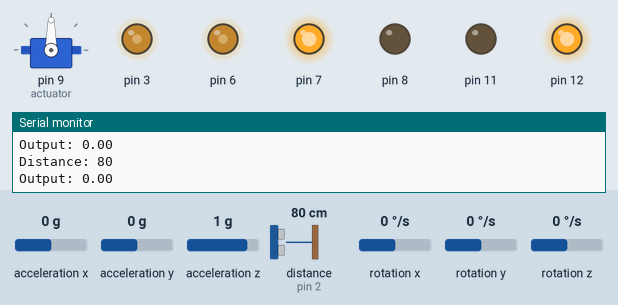
The sketch below on a simulated Arduino Uno, built with avr-gcc and run on an emulated ATmega328P. On the bench: servo, output pins drawn as LEDs (lit = HIGH), the last lines printed to the serial monitor. The test bench sets the inputs (shaded band); at power-on: distance to the obstacle (sensor on pin 2) 80 cm, acceleration x 0 g, acceleration y 0 g, acceleration z 1 g, rotation x 0 °/s, rotation y 0 °/s, rotation z 0 °/s. The echo pulse lasts 58.3 µs per cm.

Above: at 1.2 s.
1.3 s: distance to the obstacle (sensor on pin 2) set to 45 cm
4.3 s: distance to the obstacle (sensor on pin 2) set to 37 cm
At 5.9 s:
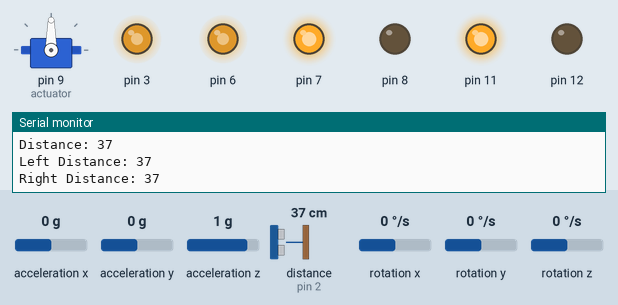
7.3 s: distance to the obstacle (sensor on pin 2) set to 120 cm
At 8.6 s:
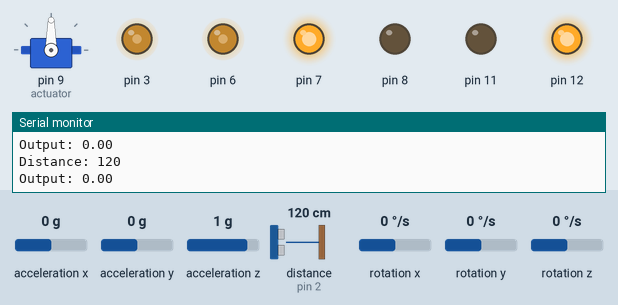
9.2 s: distance to the obstacle (sensor on pin 2) set to 2 cm
At 9.43 s:
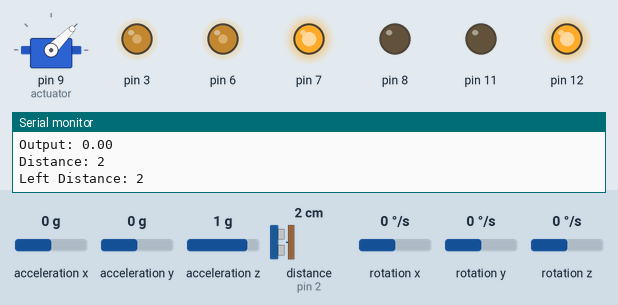
Timing chart, 0 to 13.2 s (numbered marks = the images above; inputs shaded):
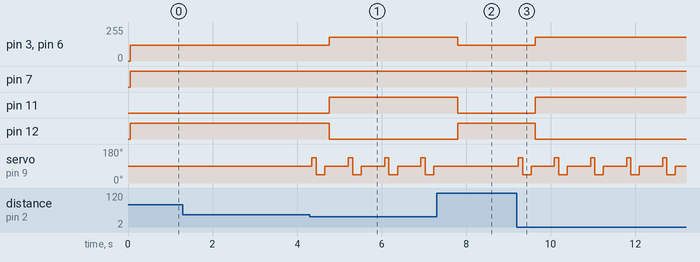

The sketch:

Final_Algorithm_Compare_Left_Right.ino
```cpp
// Include necessary libraries (PID, Motor Control, Sensor, Accelerometer)
#include <MPU6050.h>
#include <PID_v1.h>
#include <motor_control.h>
#include <HC_SR04.h>
#include <Servo.h>

// Create MPU6050 and Servo objects
MPU6050 IMU(4, 5);
Servo actuator;

// Define global variables for Sensor and PID
#define TRIG_PIN 10
#define ECHO_PIN 2
#define ECHO_INT 0
#define DESIRED_DISTANCE 40
#define WAIT 100
#define ANGLE 45

int distance;
int left_distance, right_distance;
double set_ang_vel = 0;
double input;
double output;
double kp = 2;
double ki = 0.15;
double kd = 0.01;

// Create sensor and PID objects
PID controller(&input, &output, &set_ang_vel, kp, ki, kd, REVERSE);
HC_SR04 dist_sensor(TRIG_PIN, ECHO_PIN, ECHO_INT);

void setup() {
  // Initialize motor
  motor_setup();

  // Initialize servo
  actuator.attach(9);
  actuator.write(90);

  // Initialize MPU6050
  IMU.initialize();
  IMU.calibrate();

  // Initialize PID object
  controller.SetOutputLimits(-135, 135);
  controller.SetSampleTime(25);
  controller.SetMode(1);

  // Initalize sensor object
  dist_sensor.begin();
  dist_sensor.start();

  // Serial.begin for debugging
  Serial.begin(9600);
}
void loop(){
  // Find distance to object in front
  delay(50);
  if(dist_sensor.isFinished()) {
    distance = dist_sensor.getRange();
    dist_sensor.start();
  }
  Serial.print("Distance: ");
  Serial.println(distance);

  // Continue driving if far enough away (>20 cm away)
  if(distance > DESIRED_DISTANCE){
    drive();
  }

  // Check distances to left and right
  else{
    // Turn sensor to left, check left distance
    actuator.write(90 + ANGLE);
    delay(WAIT);
    if(dist_sensor.isFinished()) {
      left_distance = dist_sensor.getRange();
      dist_sensor.start();
    }
    Serial.print("Left Distance: ");
    Serial.println(left_distance);
    // Turn sensor to right, wait for sensor, then check right distance
    actuator.write(90 - ANGLE);
    delay(2 * WAIT);
    if(dist_sensor.isFinished()) {
      right_distance = dist_sensor.getRange();
      dist_sensor.start();
    }
    Serial.print("Right Distance: ");
    Serial.println(right_distance);
    actuator.write(90);
    delay(WAIT);
    // Compare distances, and turn towards the direction with greatest distance [default to right]
    if(left_distance > right_distance){
      diff_left(180);
    }
    else{
      diff_right(180);
    }
    delay(4*WAIT);
  }
}

void drive() {
  IMU.update();
  input = IMU.get_ang_vel('z');

  controller.Compute();
  Serial.print("Output: ");
  Serial.println(output);

  raw_motor_control(120 + output, 120 - output);
}
```

Measured:
- the behaviour switches between 41 and 40 cm on distance to the obstacle (sensor on pin 2) (found by bisection; images 0 and 1)
- after the input at 4.3 s, pin 3, pin 6: 120/255 → 180/255 after 0.46 s; pin 11: LOW → HIGH after 0.46 s; pin 12: HIGH → LOW after 0.46 s; servo on pin 9 (actuator): 90° → 135° after 0.05 s, then repeats every 0.86 s: 45° 0.20 s, 90° 0.55 s, 135° 0.10 s
- after the input at 7.3 s, pin 3, pin 6: 180/255 → 120/255 after 0.50 s; pin 11: HIGH → LOW after 0.50 s; pin 12: LOW → HIGH after 0.50 s; servo on pin 9 (actuator): stops changing and stays 90°
- after the input at 9.2 s, pin 3, pin 6: 120/255 → 180/255 after 0.44 s; pin 11: LOW → HIGH after 0.44 s; pin 12: HIGH → LOW after 0.44 s; servo on pin 9 (actuator): 90° → 135° at once, then repeats every 0.85 s: 45° 0.20 s, 90° 0.55 s, 135° 0.10 s
